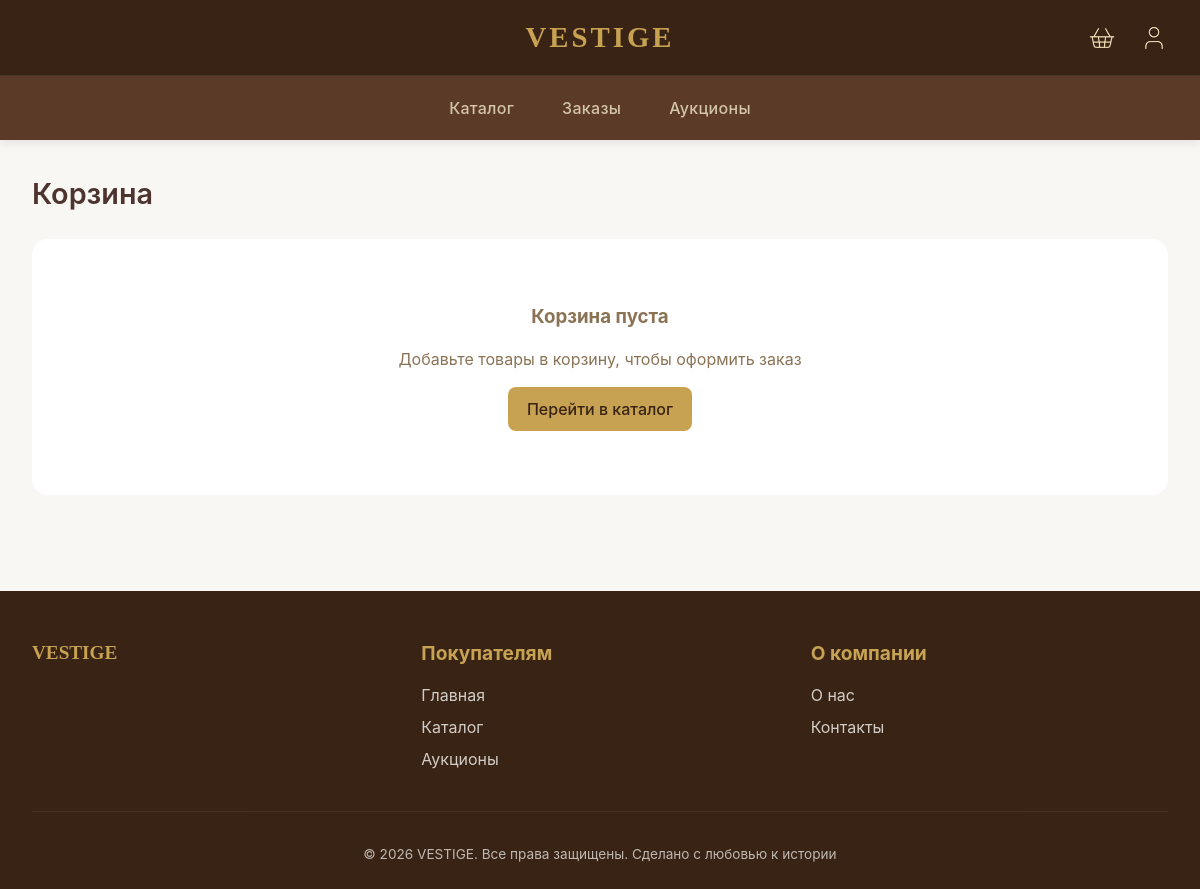
The app's page /cart/ (signed in), older data.
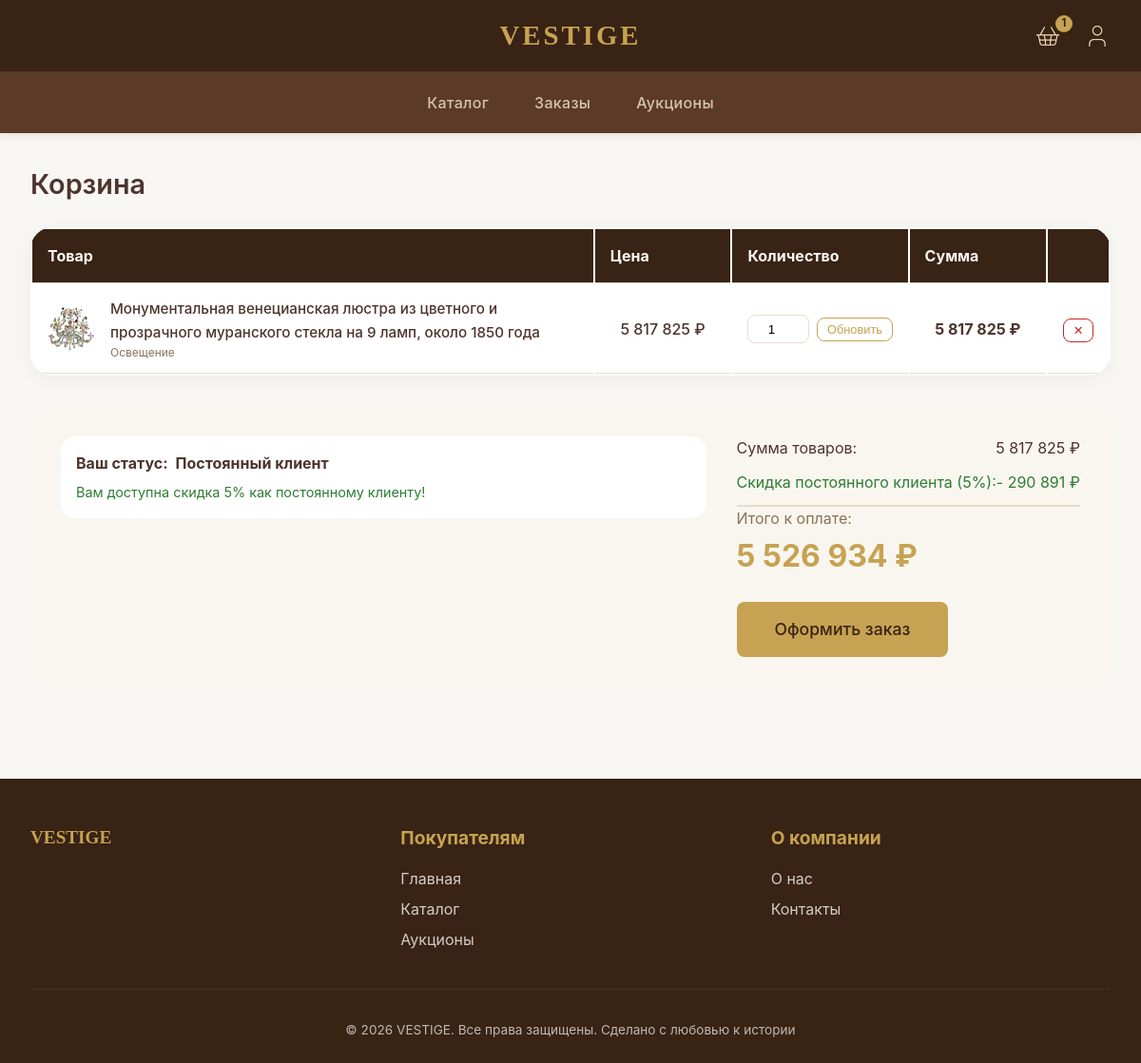
The same page, newer data.
### core/models.py (models this page shows, shortened)
class CartItem(models.Model):
    user = models.ForeignKey(
        User,
        on_delete=models.CASCADE,
        related_name='cart_items',
        verbose_name='Пользователь'
    )
    antique_item = models.ForeignKey(
        AntiqueItem,
        on_delete=models.CASCADE,
        verbose_name='Антикварный предмет'
    )
    quantity = models.PositiveIntegerField(default=1, verbose_name='Количество')
    added_at = models.DateTimeField(auto_now_add=True, verbose_name='Дата добавления')
    updated_at = models.DateTimeField(auto_now=True, verbose_name='Дата обновления')
    class Meta:
        verbose_name = 'Предмет корзины'
        verbose_name_plural = 'Корзина'

class AntiqueItem(models.Model):
    class ConditionChoices(models.TextChoices):
        EXCELLENT = 'excellent', 'Отличное'
        GOOD = 'good', 'Хорошее'
        RESTORED = 'restored', 'С реставрацией'
    name = models.TextField(verbose_name='Название')
    description = models.TextField(verbose_name='Описание')
    price = models.DecimalField(max_digits=10, decimal_places=2, verbose_name='Цена')
    category = models.ForeignKey(
        Category,
        on_delete=models.CASCADE,
        related_name='items',
        verbose_name='Категория'
    )
    additional_categories = models.ManyToManyField(
        Category,
        blank=True,
        related_name='additional_items',
        verbose_name='Дополнительные категории'
    )
    era = models.CharField(max_length=100, blank=True, verbose_name='Эпоха')
    condition = models.CharField(
        max_length=20,
        choices=ConditionChoices.choices,
        default=ConditionChoices.GOOD,
        verbose_name='Состояние'
    )
    stock = models.PositiveIntegerField(default=0, verbose_name='Остаток')
    image = models.ImageField(upload_to='items/', blank=True, null=True, verbose_name='Изображение')
    certificate_pdf = models.FileField(
        upload_to='certificates/',
        blank=True,
        null=True,
        verbose_name='Сертификат (PDF)'
    )
    video_review_url = models.URLField(blank=True, null=True, verbose_name='Ссылка на видеообзор')
    created_at = models.DateTimeField(auto_now_add=True, verbose_name='Дата создания')
    updated_at = models.DateTimeField(auto_now=True, verbose_name='Дата обновления')
    objects = models.Manager()
    available = AvailableItemManager()
    history = HistoricalRecords(verbose_name='История изменений')
    class Meta:
        verbose_name = 'Антикварный предмет'
        verbose_name_plural = 'Антикварные предметы'
        ordering = ['-created_at']

class Category(models.Model):
    name = models.CharField(max_length=100, unique=True, verbose_name='Название')
    slug = models.SlugField(max_length=120, unique=True, verbose_name='Слаг')
    class Meta:
        verbose_name = 'Категория'
        verbose_name_plural = 'Категории'
        ordering = ['name']

### core/views.py (the view)
# urls.py: path('cart/', views.cart_view, name='cart'),
def cart_view(request):
    removed = clean_cart_of_unavailable_items(request)
    user_id = request.session.get('user_id')
    if not user_id:
        return render(request, 'core/cart.html', {'cart_items': [], 'total': 0, 'has_items': False})
    cart_items = CartItem.objects.filter(user_id=user_id).select_related('antique_item').prefetch_related('antique_item__category')
    if removed:
        messages.warning(request, f"Некоторые товары больше недоступны: {', '.join(removed)}")
    if not user_id:
        return render(request, 'core/cart.html', {'cart_items': [], 'total': 0, 'has_items': False})
    cart_items = CartItem.objects.filter(user_id=user_id).select_related('antique_item').prefetch_related('antique_item__category')
    subtotal = cart_items.aggregate(
        total=Sum(F('antique_item__price') * F('quantity'))
    )['total'] or 0
    completed_orders_count = Order.objects.filter(
        user_id=user_id,
        status='delivered'  # только доставленные заказы
    ).count()
    discount_percent = 5 if completed_orders_count >= 3 else 0
    discount_amount = (subtotal * discount_percent) / 100
    total = subtotal - discount_amount
    orders_needed = max(0, 3 - completed_orders_count) if discount_percent == 0 else 0
    context = {
        'cart_items': cart_items,
        'subtotal': subtotal,
        'discount_percent': discount_percent,
        'discount_amount': discount_amount,
        'total': total,
        'has_items': cart_items.exists(),
        'cart_count': cart_items.count(),
        'completed_orders_count': completed_orders_count,
        'orders_needed': orders_needed,
        'has_discount': discount_percent > 0,
    }
    return render(request, 'core/cart.html', context)

### core/context_processors.py (called while the page is built)
def user_context(request):
    return {
        'session_user': {
            'id': request.session.get('user_id'),
            'email': request.session.get('user_email'),
            'name': request.session.get('user_name'),
            'is_authenticated': request.session.get('user_id') is not None,
        }
    }

### core/templatetags/custom_tags.py (called while the page is built)
@register.filter
def currency(value):
    if value is None:
        return "0 ₽"
    try:
        return f"{float(value):,.0f} ₽".replace(",", " ")
    except (ValueError, TypeError):
        return f"{value} ₽"

@register.filter
def multiply(value, arg):
    try:
        return float(value) * float(arg)
    except (ValueError, TypeError):
        return 0

### core/templates/core/cart.html (shortened to what the changed rows need)
{% extends 'core/base.html' %}
{% load custom_tags %}
{% block content %}
<div class="container">
    <h1 class="section-title">Корзина</h1>
    {% if not has_items %}
        <div class="empty-message" style="text-align: center; padding: 4rem;">
            <h3>Корзина пуста</h3>
            <p style="margin-top: 1rem;">Добавьте товары в корзину, чтобы оформить заказ</p>
            <a href="/catalog/" class="btn btn-primary" style="margin-top: 1rem;">Перейти в каталог</a>
        </div>
    {% else %}
        <div style="background: white; border-radius: 24px; overflow-x: auto; box-shadow: 0 4px 20px rgba(0,0,0,0.05);">
            <table class="cart-table" style="width: 100%; min-width: 600px;">
                <thead>
                    <tr style="background: #3E2723; color: white;">
                        <th style="padding: 1rem; width: 54%;">Товар</th>
                        <th style="padding: 1rem; width: 13%;">Цена</th>
                        <th style="padding: 1rem; width: 15%;">Количество</th>
                        <th style="padding: 1rem; width: 13%;">Сумма</th>
                        <th style="padding: 1rem; width: 5%;"></th>
                    </tr>
                </thead>
                <tbody>
                    {% for item in cart_items %}
                    <tr style="border-bottom: 1px solid #E8DCC8;">
                        <td style="padding: 0.75rem 1rem;">
                            <div style="display: flex; gap: 1rem; align-items: center;">
                                {% if item.antique_item.image %}
                                    <img src="{{ item.antique_item.image.url }}" alt="{{ item.antique_item.name }}"  style="width: 50px; height: 50px; object-fit: cover; border-radius: 8px;">
                                {% else %}
                                    <div style="width: 50px; height: 50px; background: #e0d8cc; border-radius: 8px; display: flex; align-items: center; justify-content: center; font-size: 1.5rem;">📷</div>
                                {% endif %}
                                <div>
                                    <a href="{% url 'core:item_detail' item.antique_item.id %}" style="text-decoration: none; color: #4E342E; font-weight: 500; font-size: 0.95rem;">
                                        {{ item.antique_item.name }}
                                    </a>
                                    <div style="font-size: 0.75rem; color: #8B7355;">{{ item.antique_item.category.name }}</div>
                                </div>
                            </div>
                        </td>
                        <td style="padding: 0.75 rem 1rem; text-align: center; font-weight: 500;">
                            {{ item.antique_item.price|currency }}
                        </td>
                        <td style="padding: 0.75rem 1rem; text-align: center;">
                            <form method="post" action="{% url 'core:update_cart_item' item.id %}" style="display: flex; gap: 0.5rem; align-items: center; justify-content: center;">
                                <input type="number" name="quantity" value="{{ item.quantity }}" min="1" max="{{ item.antique_item.stock }}" style="width: 65px; padding: 0.4rem; border: 1px solid #E8DCC8; border-radius: 8px; text-align: center;">
                                <button type="submit" class="btn btn-secondary" style="padding: 0.25rem 0.6rem; font-size: 0.8rem;">Обновить</button>
                            </form>
                        </td>
                        <td style="padding: 0.75rem 1rem; text-align: center; font-weight: bold; font-size: 1rem;">
                            {{ item.antique_item.price|floatformat:0|multiply:item.quantity|currency }}
                        </td>
                        <td style="padding: 0.75rem 1rem; text-align: center;">
                            <a href="{% url 'core:remove_cart_item' item.id %}" class="btn-outline" style="color: #c62828; border-color: #c62828; padding: 0.25rem 0.6rem; font-size: 0.8rem;" onclick="return confirm('Удалить товар из корзины?')">✕</a>
                        </td>
                    </tr>
                    {% endfor %}
                </tbody>
            </table>
        </div>
        <div class="cart-summary" style="background: #f9f6f0; border-radius: 24px; padding: 2rem; margin-top: 2rem;">
            <div style="display: flex; justify-content: space-between; align-items: flex-start; flex-wrap: wrap; gap: 2rem;">
                <div style="flex: 1; min-width: 250px;">
                    <div style="padding: 1rem; background: white; border-radius: 16px;">
                        <div style="display: flex; align-items: center; gap: 0.5rem; margin-bottom: 0.5rem;">
                            <span style="font-weight: bold;">Ваш статус:</span>
                            {% if has_discount %}
                                <span style="font-weight: bold;">Постоянный клиент</span>
                            {% else %}
                                <span>Новичок</span>
                            {% endif %}
                        </div>
                        {% if has_discount %}
                            <div style="color: #2E7D32; font-size: 0.9rem;">
                                Вам доступна скидка {{ discount_percent }}% как постоянному клиенту!
                            </div>
                        {% endif %}
                    </div>
                </div>
                <div style="min-width: 280px;">
                    <div style="display: flex; justify-content: space-between; margin-bottom: 0.75rem;">
                        <span>Сумма товаров:</span>
                        <span>{{ subtotal|currency }}</span>
                    </div>
                    {% if has_discount %}
                    <div style="display: flex; justify-content: space-between; margin-bottom: 0.75rem; color: #2E7D32;">
                        <span>Скидка постоянного клиента ({{ discount_percent }}%):</span>
                        <span>- {{ discount_amount|currency }}</span>
                    </div>
                    {% endif %}
                    <div style="border-top: 2px solid #E8DCC8; margin-top: 0.5rem;">
                        <div style="font-size: 1rem; color: #8B7355; margin-bottom: 0.25rem;">Итого к оплате:</div>
                        <div style="font-size: 2rem; font-weight: bold; color: var(--gold);">{{ total|currency }}</div>
                    </div>
                    <div style="margin-top: 1.5rem;">
                        <a href="{% url 'core:checkout' %}" class="btn btn-primary" style="display: inline-block; padding: 1rem 2.5rem; font-size: 1.1rem;">
                            Оформить заказ
                        </a>
                    </div>
                </div>
            </div>
        </div>
    {% endif %}
</div>
{% endblock %}

Row changes from the older to the newer data that the page shows:
added CartItem: antique_item.image (picture), antique_item.name "Монументальная венецианская люстра из цветного и прозрачного муранского стекла на 9 ламп, около 1850 года", antique_item.category.name "Освещение", antique_item.price "5 817 825 ₽", quantity "1", antique_item.price|multiply "5 817 825 ₽"
Text that changed along with them:
{{ cart_count }}: (not shown) → "1"
{{ discount_percent }}: (not shown) → "5"
{{ subtotal|currency }}: (not shown) → "5 817 825 ₽"
{{ discount_amount|currency }}: (not shown) → "290 891 ₽"
{{ total|currency }}: (not shown) → "5 526 934 ₽"
text no longer shown: "Корзина пуста Добавьте товары в корзину, чтобы оформить заказ Перейти в каталог"
text now shown: "Товар Цена Количество Сумма Ваш статус: Постоянный клиент Вам доступна скидка % как постоянному клиенту! Сумма товаров: Скидка постоянного клиента ( %): - Итого к оплате: Оформить заказ"
